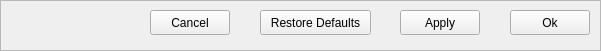
   <widget class="QFrame" name="buttonFrame">
    <property name="geometry">
     <rect>
      <x>0</x>
      <y>390</y>
      <width>601</width>
      <height>51</height>
     </rect>
    </property>
    <property name="frameShape">
     <enum>QFrame::StyledPanel</enum>
    </property>
    <property name="frameShadow">
     <enum>QFrame::Raised</enum>
    </property>
    <widget class="QPushButton" name="okButton">
     <property name="geometry">
      <rect>
       <x>510</x>
       <y>10</y>
       <width>80</width>
       <height>25</height>
      </rect>
     </property>
     <property name="text">
      <string>Ok</string>
     </property>
    </widget>
    <widget class="QPushButton" name="cancelButton">
     <property name="geometry">
      <rect>
       <x>150</x>
       <y>10</y>
       <width>80</width>
       <height>25</height>
      </rect>
     </property>
     <property name="text">
      <string>Cancel</string>
     </property>
    </widget>
    <widget class="QPushButton" name="defaultsButton">
     <property name="geometry">
      <rect>
       <x>260</x>
       <y>10</y>
       <width>111</width>
       <height>25</height>
      </rect>
     </property>
     <property name="text">
      <string>Restore Defaults</string>
     </property>
    </widget>
    <widget class="QPushButton" name="applyButton">
     <property name="geometry">
      <rect>
       <x>400</x>
       <y>10</y>
       <width>80</width>
       <height>25</height>
      </rect>
     </property>
     <property name="text">
      <string>Apply</string>
     </property>
    </widget>
   </widget>
